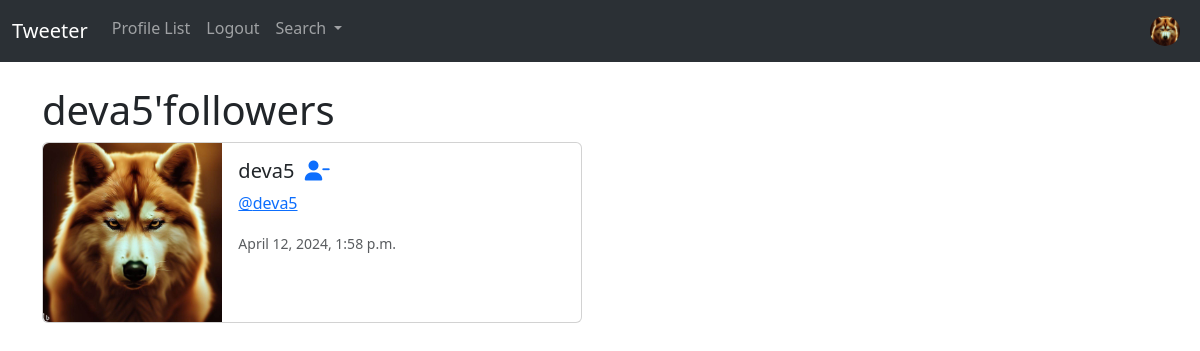
/profile/followers/9 (signed in), run on the app's committed database.
### musker/models.py (models this page shows, shortened)
class Profile(models.Model):
    user = models.OneToOneField(User, on_delete=models.CASCADE)
    follows = models.ManyToManyField(
        "self", related_name="followed_by", symmetrical=False, blank=True
    )
    profile_image = models.ImageField(null=True,blank=True,upload_to='images/')
    date_modified = models.DateTimeField(User, auto_now=True, auto_now_add=False)
    profile_bio = models.CharField(null=True,blank=True, max_length=100)
    portfolio_link = models.CharField(null=True,blank=True, max_length=100)
    facebook_link = models.CharField(null=True,blank=True, max_length=100)
    twitter_link = models.CharField(null=True,blank=True, max_length=100)
    instagram_link = models.CharField(null=True,blank=True, max_length=100)
    linkedin_link = models.CharField(null=True,blank=True, max_length=100)

### musker/views.py (the view)
# urls.py: path('profile/followers/<int:pk>',views.followers,name='followers'),
def followers(request,pk):
    if request.user.is_authenticated:
        if request.user.id == pk:
            profiles = Profile.objects.get(user=request.user)
            return render(request, 'followers.html',{"profiles":profiles})
        else:
            messages.error(request,("That's not your profile page!!!"))
            return redirect('home')
    else:
        messages.error(request,("Error: You need to login first"))
        return redirect('home')

### templates/followers.html (shortened to what this page needs)
{% extends 'base.html' %}
{% load static %}
{% block container %}
<h1>{{request.user.username}}'followers</h1>
{% if profiles %}
    {% for i  in profiles.followed_by.all %}
    <div class="card mb-3" style="max-width: 540px;">
        <div class="row g-0">
            <div class="col-md-4">
            {% if i.profile_image %}
            <img src="{{i.profile_image.url}}" class="img-fluid rounded-start" width="200"  height="200" alt="{{i.user.username}}">
            {% else %}
            <img src="{% static 'images/user_img.png' %}" class="img-fluid rounded-start" alt="...">
            {% endif %}
            </div>
            <div class="col-md-8">
            <div class="card-body">
                <h5 class="card-title">{{i.user.username}}&nbsp;
                    {% if i in profiles.follows.all %}
                        <a href="{% url 'unfollow' i.user.id %}">
                        <i class="fa fa-user-minus" ></i></a>
                    {% else %}
                        <a href="{% url 'follow' i.user.id %}">
                            <i class="fa fa-user-plus" ></i></a>
                    {% endif %}
                </h5>
                <p><a href="{% url 'profile' i.user.id%}">@{{i.user.username | lower}}</a> </p>
                <p class="card-text"><small class="text-body-secondary">{{i.date_modified}}</small></p>
            </div>
            </div>
        </div>
    </div>
    <br> <br>
    {% endfor %}
{% endif %}
{% endblock container %}

### templates/navbar.html (shortened to what this page needs)
{% load static %}
<nav class="navbar navbar-expand-lg bg-body-tertiary" data-bs-theme="dark">
    <div class="container-fluid">
      <a class="navbar-brand" href="{% url 'home' %}">Tweeter</a>
      <div class="collapse navbar-collapse " id="navbarSupportedContent">
        <ul class="navbar-nav me-auto mb-2 mb-lg-0 w-100" >
          <li class="nav-item">
            <a class="nav-link" href="{% url 'profile_list' %}">Profile List</a>
          </li>
          {% if request.user.is_authenticated %}
          <li class="nav-item">
            <a class="nav-link" href="{% url 'logout' %}">Logout</a>
          </li>
          {% endif %}
          <li class="nav-item dropdown">
            <a class="nav-link dropdown-toggle" href="#" id="navbarDropdown" role="button" data-toggle="dropdown" aria-haspopup="true" aria-expanded="false" >
              Search
            </a>
          </li>
          {% if request.user.is_authenticated %}
            <ul class="navbar-nav ms-auto">
              <li class="nav-item">
                <a class="nav-link" href="{% url 'profile' request.user.id %}">
                  {% if user.profile.profile_image %}
                    <img src="{{user.profile.profile_image.url}}" alt="Profile Image" class="rounded-circle" widthh="30" height="30">
                    {% else %}
                    <img src="{% static 'images/user_img.png' %}" alt="Profile Image" class="rounded-circle" widthh="30" height="30">
                  {% endif %}
                </a>
            </li>
            </ul>
          {% endif %}
        </ul>
      </div>
    </div>
  </nav>

### data on the page
Profile: profile_image (picture), user.username "deva5", date_modified "April 12, 2024, 1:58 p.m."

### other printed values
{{ request.user.username }} "deva5"
